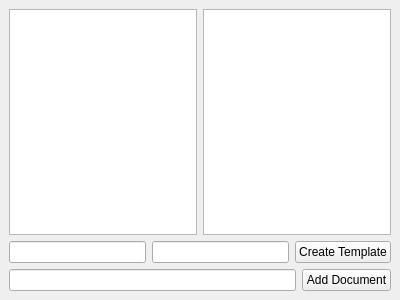
<?xml version="1.0" encoding="UTF-8"?>
<ui version="4.0">
    <class>MainWindow</class>
    <widget class="QMainWindow" name="MainWindow">
        <property name="geometry">
            <rect>
                <x>0</x>
                <y>0</y>
                <width>400</width>
                <height>300</height>
            </rect>
        </property>
        <property name="windowTitle">
            <string>MainWindow</string>
        </property>
        <widget class="QWidget" name="centralWidget">
            <layout class="QVBoxLayout" name="verticalLayout">
                <item>
                    <layout class="QHBoxLayout" name="horizontalLayout">
                        <item>
                            <widget class="QListWidget" name="documentListWidget"/>
                        </item>
                        <item>
                            <widget class="QListWidget" name="templateListWidget"/>
                        </item>
                    </layout>
                </item>
                <item>
                    <layout class="QHBoxLayout" name="horizontalLayout_2">
                        <item>
                            <widget class="QLineEdit" name="templatePathLineEdit"/>
                        </item>
                        <item>
                            <widget class="QLineEdit" name="templateNameLineEdit"/>
                        </item>
                        <item>
                            <widget class="QPushButton" name="createTemplateButton">
                                <property name="text">
                                    <string>Create Template</string>
                                </property>
                            </widget>
                        </item>
                    </layout>
                </item>
                <item>
                    <layout class="QHBoxLayout" name="horizontalLayout_3">
                        <item>
                            <widget class="QLineEdit" name="documentNameLineEdit"/>
                        </item>
                        <item>
                            <widget class="QPushButton" name="addDocumentButton">
                                <property name="text">
                                    <string>Add Document</string>
                                </property>
                            </widget>
                        </item>
                    </layout>
                </item>
            </layout>
        </widget>
    </widget>
    <resources/>
    <connections/>
</ui>
